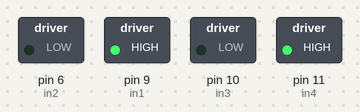
The sketch below on a simulated Arduino Uno, built with avr-gcc and run on an emulated ATmega328P. Shown: switched loads named in the sketch (green lamp = pin HIGH).

Above: at 0.1 s.
Timing chart, 0 to 1.6 s (numbered marks = the images above):
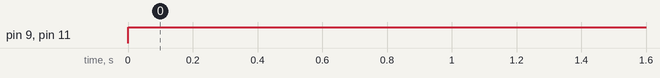

Measured:
- by itself, pin 9 (in1), pin 11 (in4): LOW → HIGH at 0.00 s

The sketch:

Motor_1.ino
```cpp
int in1 = 9;
int in2 = 6;
int in3 = 10;
int in4 = 11;


void setup() {
  pinMode(in1, OUTPUT);
  pinMode(in2, OUTPUT);
  pinMode(in3, OUTPUT);
  pinMode(in4, OUTPUT);
}

void loop() {
  digitalWrite(in1, HIGH);
  digitalWrite(in2, LOW);
  digitalWrite(in3, LOW);
  digitalWrite(in4, HIGH);
}
```
